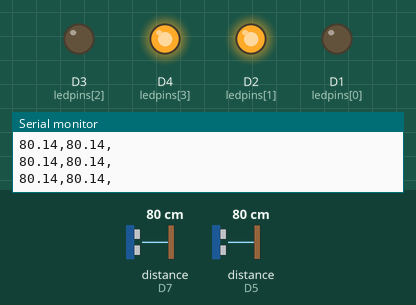
Simulated run of this program. Board: ESP8266 (Wemos D1 mini). On the bench: output pins drawn as LEDs (lit = HIGH), the last lines printed to the serial monitor. Wiring (inferred from the names in the program): 2 × ultrasonic range finder: trigger D6, echo D7 / trigger D0, echo D5. The inputs (shaded band) are chosen by the test bench; at power-on: distance to the obstacle (sensors on D7, D5) 80 cm. The echo pulse lasts 58.3 µs per cm; pins used as bus, display or sensor lines are not drawn.

Above: at 1.2 s.
1.3 s: distance to the obstacle (sensor on D7) set to 55 cm
2.8 s: distance to the obstacle (sensor on D7) set to 45 cm
At 3.9 s:
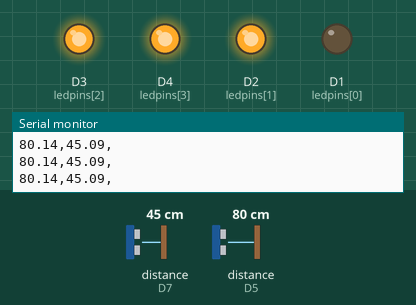
4.3 s: distance to the obstacle (sensor on D5) set to 55 cm
5.8 s: distance to the obstacle (sensor on D5) set to 46 cm
At 6.1 s:
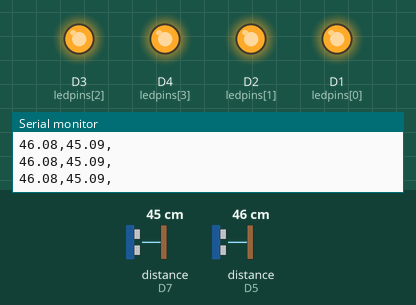
7.3 s: distance to the obstacle (sensor on D7) set to 21 cm
8.8 s: distance to the obstacle (sensor on D7) set to 17 cm
At 9.7 s:
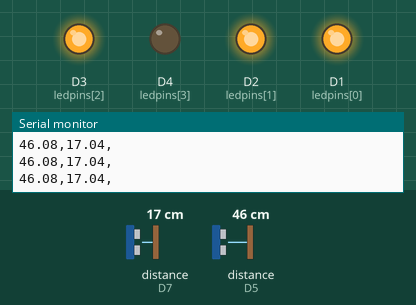
Timing chart, 0 to 11.3 s (numbered marks = the images above; inputs shaded):
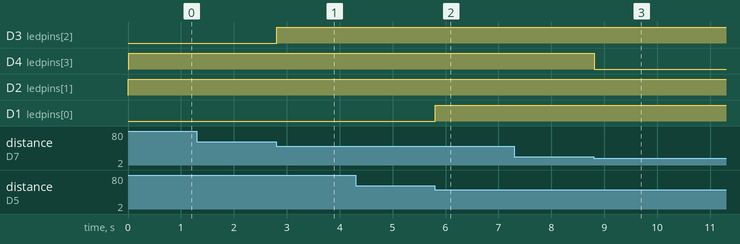

The program:

main.cpp
```cpp
#include <Arduino.h>
int echopins[] = { D5, D7 };        // Sensor1-ECHO, SENSOR2-ECHO, ...
int trigpins[] = { D0, D6 };        // Sensor1-TRIG, SENSOR2-TRIG, ...
int ledpins[] = { D1, D2, D3, D4 }; // Sensor1-LED-R, Sensor1-LED-G, Sensor2-LED-R, Sensor2-LED-G, ...

int sensorcount = sizeof(echopins) / sizeof(echopins[0]);
int ledcount = sizeof(ledpins) / sizeof(ledpins[0]);

const int REDZONE = 20;     // Led turns RED below this distance (in cm)
const int YELLOWZONE = 50;  // Led turns YELLOW below this distance (in cm)

void setup() {
  Serial.begin(460800);

  // Set LED pins as outputs
  for (int i = 0; i < ledcount; i++)
    pinMode(ledpins[i], OUTPUT);

  // Configure Sensor pins
  for (int i = 0; i < sensorcount; i++) {
    pinMode(echopins[i], INPUT);
    pinMode(trigpins[i], OUTPUT);
  }
}

float measure(int echoPin, int trigPin) {
  digitalWrite(trigPin, LOW);
  delayMicroseconds(2);
  digitalWrite(trigPin, HIGH);
  delayMicroseconds(10);
  digitalWrite(trigPin, LOW);
  return pulseIn(echoPin, HIGH, 50000) / 58.2; //Calculate the distance (in cm) based on the speed of sound.
}

void setled(float result, int pin_r, int pin_g) {
  if (result < REDZONE) {
    digitalWrite(pin_r, HIGH);
    digitalWrite(pin_g, LOW);
  } else if (result < YELLOWZONE) {
    digitalWrite(pin_r, HIGH);
    digitalWrite(pin_g, HIGH);
  } else {
    digitalWrite(pin_r, LOW);
    digitalWrite(pin_g, HIGH);
  }
}

void loop() {
  unsigned long s = millis();

  // Read all sensors and set LEDs
  for (int i = 0; i < sensorcount; i++)
  {
    float result = measure(echopins[i], trigpins[i]);
    setled(result, ledpins[i * sensorcount], ledpins[(i * sensorcount) + 1]);
    Serial.print(result);  // Output distance
    Serial.print(",");
  }
  Serial.println();
  unsigned long e = millis();

  // Delay for 100ms (or immediately if the measurement(s) took longer than 100ms)
  int delaytime = 100 - (e-s);
  delay(max(0, delaytime));
}
```

Measured:
- the behaviour switches between 50 and 49 cm on distance to the obstacle (sensor on D7) (found by bisection; images 0 and 1)
- the behaviour switches between 50 and 49 cm on distance to the obstacle (sensor on D5) (found by bisection; images 1 and 2)
- the behaviour switches between 20 and 19 cm on distance to the obstacle (sensor on D7) (found by bisection; images 2 and 3)
- after the input at 2.8 s, D3 (ledpins[2]): LOW → HIGH at once
- after the input at 5.8 s, D1 (ledpins[0]): LOW → HIGH at once
- after the input at 8.8 s, D4 (ledpins[3]): HIGH → LOW at once
